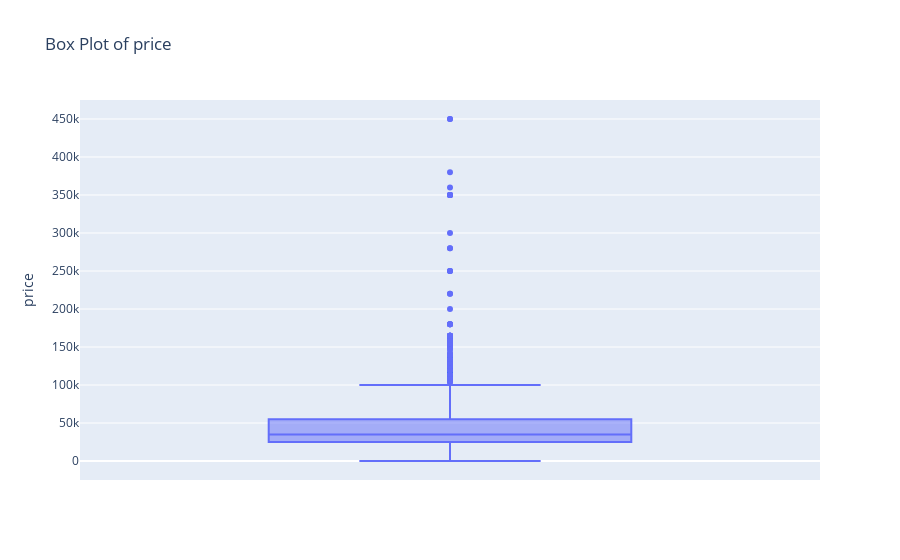

The code cell stored with this chart in its notebook:
### Code cell
fig = px.box(real_estate, y='price', title='Box Plot of price')

# Show the plot
fig.show()

### Figure 1 — Plotly figure (JSON) as saved in the notebook; plotly's stock layout.template omitted (floating-point values rounded to 4 significant figures; data arrays with more than 128 entries replaced by an {"elided": "..."} marker saying what was removed)
{"data": [{"alignmentgroup": "True", "hovertemplate": "price=%{y}<extra></extra>", "legendgroup": "", "marker": {"color": "#636efa"}, "name": "", "notched": false, "offsetgroup": "", "orientation": "v", "showlegend": false, "type": "box", "x0": " ", "xaxis": "x", "y": {"elided": "6761 int values"}, "y0": " ", "yaxis": "y"}], "layout": {"boxmode": "group", "legend": {"tracegroupgap": 0}, "title": {"text": "Box Plot of price"}, "xaxis": {"anchor": "y", "domain": [0, 1]}, "yaxis": {"anchor": "x", "domain": [0, 1], "title": {"text": "price"}}}}
